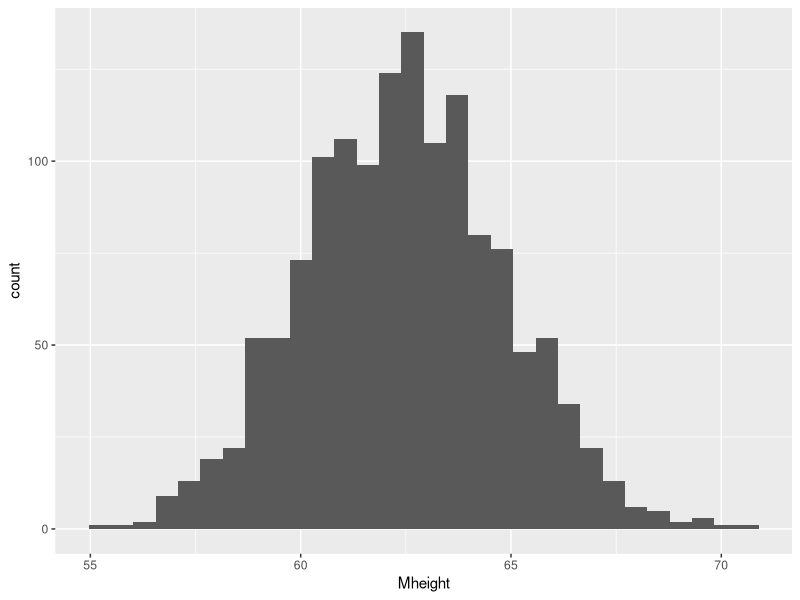
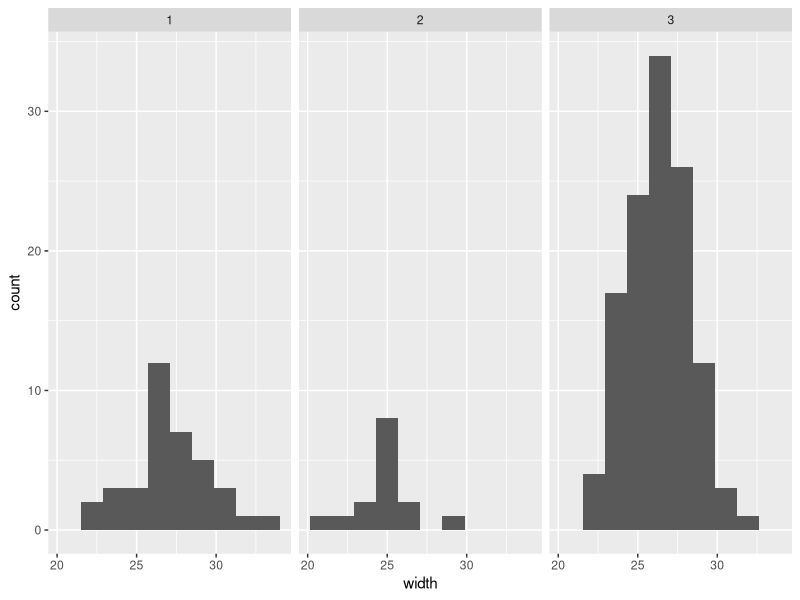
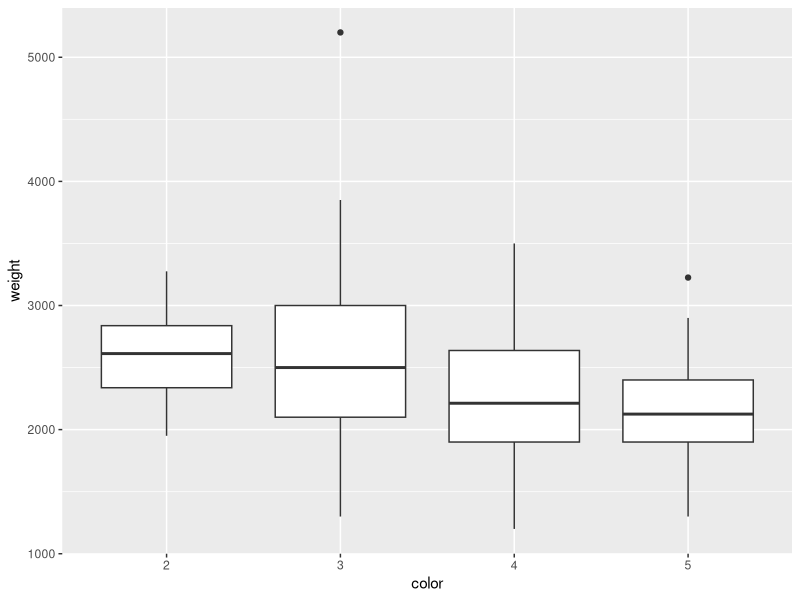
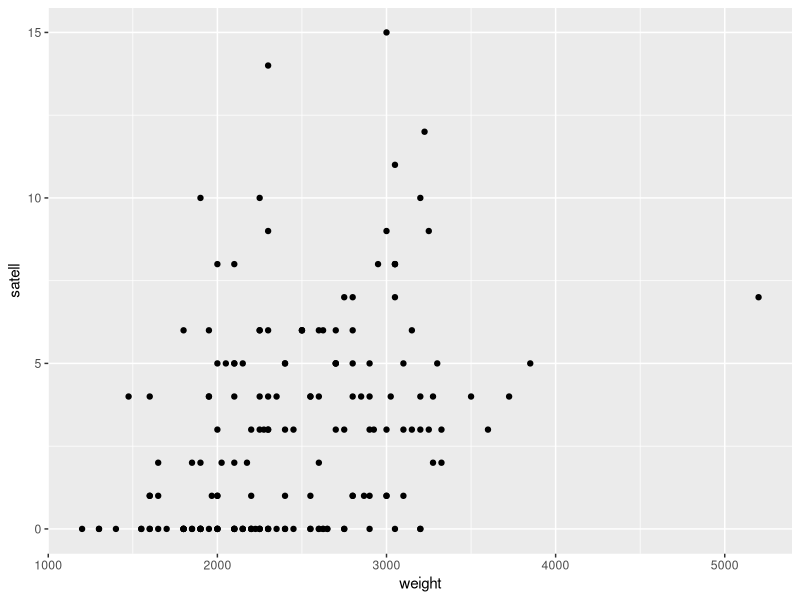

The R source for these figures, in order:
## ---- chunk 1
knitr::opts_chunk$set(echo = TRUE)
library(tidyverse)
## ---- chunk 2
ht <- read.table(file = "heights.txt", header = T, sep = " ")
ggplot(ht, aes(Mheight)) + 
  geom_histogram()

mean(ht$Mheight)
sd(ht$Mheight)
t.test(ht$Mheight)
## ---- chunk 3
mu <- 62.2 # null hypothesis
x <- ht$Mheight
xbar <- mean(x); S <- sd(x); n <- length(x)
t <- (xbar - mu) / (S/sqrt(n)) 
print(xbar)
print(S)
n
t
## ---- chunk 4
p.value <- 2*(1 - pt(t, df = n-1))
## ---- chunk 5
y <- ht$Dheight
t.test(y, mu = 63.8)

t.test(iris$Sepal.Length, mu = 5.1)
## ---- chunk 6
crabs <- read.table("crabs.tsv", header = T, sep = "\t") 
dim(crabs)

# column names of crabs?
names(crabs)

crabs <- crabs %>%
  mutate(color = factor(color)) %>%
  mutate(spine = factor(spine)) %>%
  mutate(id = paste0("obs", 1:nrow(crabs)))
## ---- chunk 7
crabs %>%
  ggplot(aes(width)) +
  geom_histogram(bins = 10) +
  facet_wrap(~spine)
## ---- chunk 8
crabs %>%
  ggplot(aes(color, weight)) +
  geom_boxplot()
## ---- chunk 9
crabs %>%
  arrange(desc(weight)) %>%
  head()
## ---- chunk 10
crabs %>%
  filter(color == 5) %>%
  arrange(desc(weight)) %>%
  head()
## ---- chunk 11
#association between satell and weight
crabs %>%
  ggplot(aes(weight, satell)) +
  geom_point()
## ---- chunk 12
t.test(crabs$width, mu = 26)
## ---- chunk 13
t.test(crabs$weight, mu = 2300)
